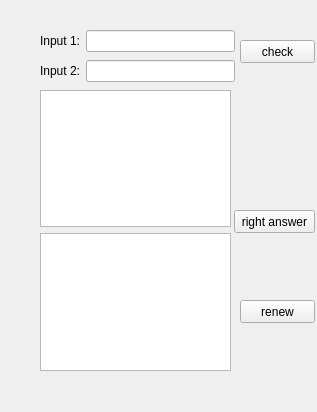
<?xml version="1.0" encoding="UTF-8"?>
<ui version="4.0">
 <class>wordInput</class>
 <widget class="QWidget" name="wordInput">
  <property name="geometry">
   <rect>
    <x>0</x>
    <y>0</y>
    <width>317</width>
    <height>412</height>
   </rect>
  </property>
  <property name="windowTitle">
   <string>WordInput</string>
  </property>
  <widget class="QPushButton" name="pushButton">
   <property name="geometry">
    <rect>
     <x>240</x>
     <y>40</y>
     <width>75</width>
     <height>23</height>
    </rect>
   </property>
   <property name="text">
    <string>check</string>
   </property>
  </widget>
  <widget class="QPushButton" name="pushButton_2">
   <property name="geometry">
    <rect>
     <x>234</x>
     <y>210</y>
     <width>81</width>
     <height>23</height>
    </rect>
   </property>
   <property name="text">
    <string>right answer</string>
   </property>
  </widget>
  <widget class="QPushButton" name="pushButton_3">
   <property name="geometry">
    <rect>
     <x>240</x>
     <y>300</y>
     <width>75</width>
     <height>23</height>
    </rect>
   </property>
   <property name="text">
    <string>renew</string>
   </property>
  </widget>
  <widget class="QWidget" name="layoutWidget">
   <property name="geometry">
    <rect>
     <x>40</x>
     <y>30</y>
     <width>195</width>
     <height>22</height>
    </rect>
   </property>
   <layout class="QHBoxLayout" name="horizontalLayout">
    <item>
     <widget class="QLabel" name="label">
      <property name="text">
       <string>Input 1:</string>
      </property>
     </widget>
    </item>
    <item>
     <widget class="QLineEdit" name="lineEdit"/>
    </item>
   </layout>
  </widget>
  <widget class="QWidget" name="layoutWidget">
   <property name="geometry">
    <rect>
     <x>40</x>
     <y>60</y>
     <width>195</width>
     <height>22</height>
    </rect>
   </property>
   <layout class="QHBoxLayout" name="horizontalLayout_2">
    <item>
     <widget class="QLabel" name="label_2">
      <property name="text">
       <string>Input 2:</string>
      </property>
     </widget>
    </item>
    <item>
     <widget class="QLineEdit" name="lineEdit_2"/>
    </item>
   </layout>
  </widget>
  <widget class="QWidget" name="layoutWidget">
   <property name="geometry">
    <rect>
     <x>40</x>
     <y>90</y>
     <width>191</width>
     <height>281</height>
    </rect>
   </property>
   <layout class="QVBoxLayout" name="verticalLayout">
    <item>
     <widget class="QTextEdit" name="textEdit"/>
    </item>
    <item>
     <widget class="QTextEdit" name="textEdit_2"/>
    </item>
   </layout>
  </widget>
 </widget>
 <resources/>
 <connections/>
</ui>
